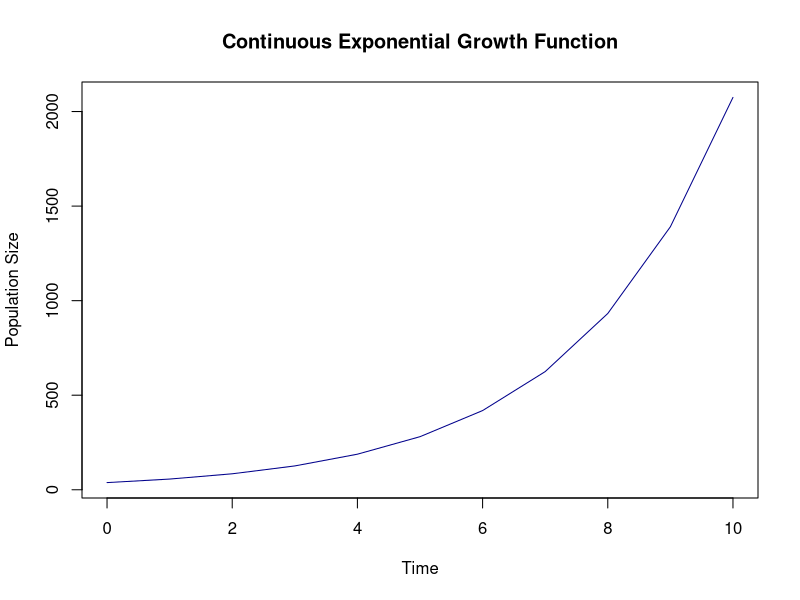
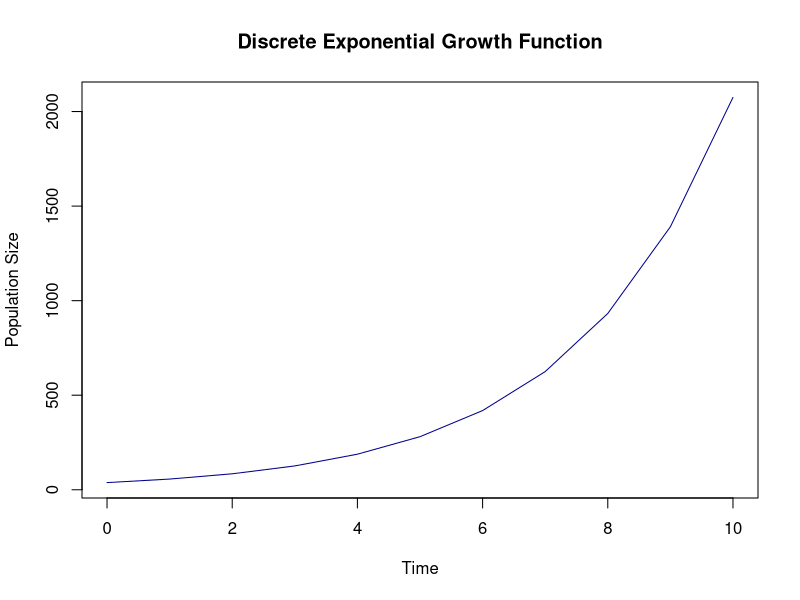

The R source for these figures, in order:
## ---- chunk 1
knitr::opts_chunk$set(echo = TRUE)
## ---- chunk 2
# Define a continuous exponential growth function
con_exp_growth <- function(N_initial, r, NT){
  t_cont = 0:NT
  N = N_initial * exp(r*t_cont)
  return(N)
}

# Set initial conditions
r = 0.4
N_initial = 38
NT = 10

# Call function and graph
N = con_exp_growth(N_initial, r, NT)
plot(0:NT, N, type = 'l', main = "Continuous Exponential Growth Function", xlab = "Time", ylab = "Population Size", col = "DarkBlue")
## ---- chunk 3
# Define a discrete exponential growth function
dis_exp_growth <- function(N_initial, r, NT){
  R = exp(r)
  t_dis = 0:NT
  N = rep(N_initial,NT+1)
  for(t in 1:NT){
    N[t+1] = R*N[t]
  }
  return(N)
}

# Set initial conditions
r = 0.4
N_initial = 38
NT = 10

# Call function and graph
N = dis_exp_growth(N_initial, r, NT)
plot(0:NT, N, type = 'l', main = "Discrete Exponential Growth Function", xlab = "Time", ylab = "Population Size", col = "DarkBlue")
## ---- chunk 4
# Define a doubling time function
doubling_time <- function(r){
  double_time = (exp(2))/r
  return(double_time)
}

# Set initial conditions
r = 0.4

# Call function and output answer
double_time = doubling_time(r)
rounded_double_time = round(double_time,2)
print(paste("The doubling time according to both the discrete and continuous functions is", rounded_double_time))
